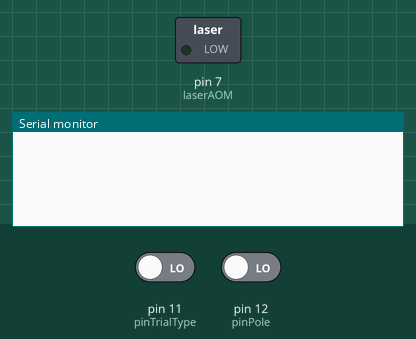
The sketch below on a simulated Arduino Leonardo, built with avr-gcc and run on an emulated ATmega32U4. Parts: switched loads named in the sketch (green lamp = pin HIGH), the last lines printed to the serial monitor. The test bench sets the inputs (shaded band); at power-on: pin 11 (pinTrialType) LOW, pin 12 (pinPole) LOW.

Above: at 1.2 s.
1.3 s: pin 11 (pinTrialType) driven HIGH
At 1.7 s:
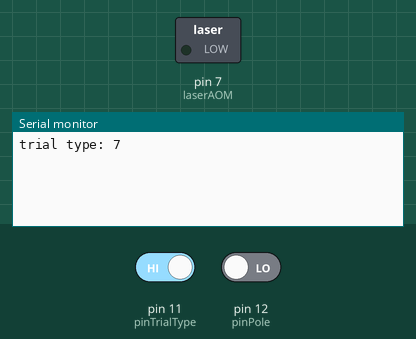
2.8 s: pin 12 (pinPole) driven HIGH
At 3.8 s:
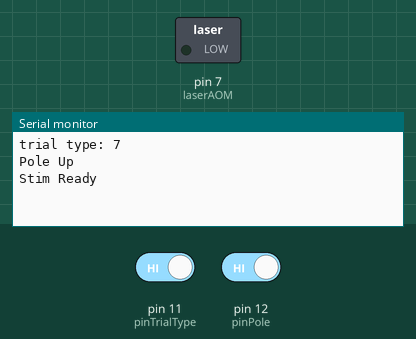
4.3 s: pin 12 (pinPole) driven LOW
At 4.37 s:
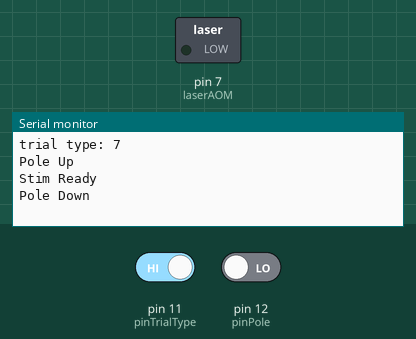

Measured:
- after the input at 1.3 s, the serial monitor: prints a new line after 0.07 s (image 1)
- after the input at 2.8 s, the serial monitor: prints a new line at once (image 2)
- after the input at 4.3 s, the serial monitor: prints a new line at once (image 3)

The sketch:

rtwt_exptest3.ino
```cpp
#include <Math.h>

const float thetaThresholdGo = 0; // -17 for AH0527 // 0 for AH0580
const float thetaThresholdNoGo = -27; // -34 for AH0527 // -27 for AH0580
const int poletime = 200; // in millisecond. Should be 1000 times of poleRetractionTime on the behavior control dialogue

const int bittm = 10200; // in microsecond. Should be same as the bittm in make_and_upload_state_matrix
const int gaptm = 10200; // in microsecond. Should be same as the gaptm in make_and_upload_state_matrix
const int numbits = 3; // number of bits to express trial type. Should be 1 less than numtypes in make_and_upload_state_matrix

int state0 = 0; // state of trial type bitcode arrival
unsigned long state1t_pre = 0;
int state1 = 0; // state of trial type bitcode arrival (1st bit)
unsigned long state1t_post = 0;
unsigned long state2t_pre = 0;
int state2 = 0; // state of trial type bitcode arrival (2nd bit)
unsigned long state2t_post = 0;
unsigned long state3t_pre = 0;
int state3 = 0; // state of trial type bitcode arrival (3rd bit)
unsigned long state3t_post = 0;
unsigned long state_bc_t_pre = 0;
int state_bitcode = 0; // 1 when all the bitcode for the trial type has arrived
unsigned long state_bc_t_post = 0;
int state_stimTrial = 0; // 1 when the trial is identified as "fake" trials

const int pinTrialType = 11;
int pulseTrialType;
const int pinPole = 12;
int inputPole;
int state_poleUp = 0; // if pole is up, 1.
unsigned long state_sp_t_pre = 0;
int state_stimPeriod = 0; // poletime after pole is up. Stimulation effective when 1.
unsigned long state_sp_t_post = 0;

const int laserAOM = 7;
const int delayinmicros = 4000; // in microsec
int lightdur = 2000; // in microsec

unsigned long state_pl_t_pre = 0;
int state_prelaser = 0;
unsigned long state_pl_t_post = 0;

unsigned long state_laser_t_pre = 0;
int state_laser = 0;
unsigned long state_laser_t_post = 0;

int bitcode[numbits]; // bitcode for the trial type
int trialType = 0; // 1 & 2 are normal, go & nogo, respectively. 3 & 4 are those for protraction, 5 & 6 for retraction

int protraction; // 1 for protraction, 0 for retraction
float thetaThreshold;
float Angle;
float temp;
char buf[5];
const int numArray = 5;
float thetaArray[numArray];
float thetaDiff[numArray-1];
int i;

void setup() {
  // put your setup code here, to run once:
pinMode(pinTrialType, INPUT);
pinMode(pinPole, INPUT);
pinMode(laserAOM, OUTPUT);

Serial.begin(115200); // Opens serial port 0, sets data rate to 115,200 bps
Serial1.begin(250000); // Opens serial port 1 (19), sets data rate to 250,000 bps
}

void loop() {
  // put your main code here, to run repeatedly:
  if (Serial1.available()>4) {
 // If serial buffer has 5 or more bytes then read 5 bytes
    Serial1.readBytes(buf, 5);
    if(buf[0]>0) {
    // If whisker found, compute whisker angle
    // Convert receive data to fixed point signed number (16 bit word length and 8 bit integer length)
      Angle = (float)buf[1] + (float)((unsigned char)buf[2])/255;
      if (Angle > 90) {
        temp = Angle - 256;
        Angle = temp;
      }
      Serial.println(Angle);
      for ( i = 0; i < numArray-1; i++){
        thetaArray[i] = thetaArray[i+1];
      }
      thetaArray[numArray-1] = Angle;
      for (i = 0; i < numArray-2; i++) {
        thetaDiff[i] = thetaArray[i+1] - thetaArray[i];
      }
    }
  }

  if (state0 == 0) {
    pulseTrialType = digitalRead(pinTrialType);
    if (pulseTrialType == HIGH) {
      state0 = 1;
      state1t_pre = micros();
    }
  } else if (state1 == 0) {
    state1t_post = micros();
    if ((state1t_post - state1t_pre) > (gaptm + bittm)) {
      pulseTrialType = digitalRead(pinTrialType);
      state1 = 1;
      if (pulseTrialType == HIGH) {
        bitcode[0] = 1;
      } else {
        bitcode[0] = 0;
      }
      state2t_pre = micros();
    }
  } else if (state2 == 0) {
    state2t_post = micros();
    if ((state2t_post - state2t_pre) > (gaptm + bittm)) {
      pulseTrialType = digitalRead(pinTrialType);
      state2 = 1;
      if (pulseTrialType == HIGH) {
        bitcode[1] = 1;
      } else {
        bitcode[1] = 0;
      }
      state3t_pre = micros();
    }
  } else if (state3 == 0) {
    state3t_post = micros();
    if ((state3t_post - state3t_pre) > (gaptm + bittm)) {
      pulseTrialType = digitalRead(pinTrialType);
      state3 = 1;
      if (pulseTrialType == HIGH) {
        bitcode[2] = 1;
      } else {
        bitcode[2] = 0;
      }
      state_bc_t_pre = micros();
    }
  } else if (state_bitcode == 0) { // all bitcode has arrived, but the last bitcode time has not passed yet.
    state_bc_t_post = micros();
    if ((state_bc_t_post - state_bc_t_pre) > bittm) {
      state_bitcode = 1;
      for (i = 0; i < numbits; i = i + 1) {
          trialType += bitcode[i] * (pow(2, i) + 0.1);
      }
      Serial.print("trial type: ");
      Serial.println(trialType);
      if ((trialType == 3) || (trialType == 4) || (trialType == 5) || (trialType == 6)) { // real time stimulation trials
        state_stimTrial = 1;
        if (trialType <5) { // protraction trials
          protraction = 1;
        } else { // retraction trials
          protraction = 0;
        }
        if ((trialType % 2) == 1) { // go trials
          thetaThreshold = thetaThresholdGo;
        } else { // no-go trials
          thetaThreshold = thetaThresholdNoGo;
        }
      }
    }
  }

  if(state_poleUp == 0) {
    inputPole = digitalRead(pinPole);
    if (inputPole == HIGH) {
      state_poleUp = 1;
      Serial.println("Pole Up");
      state_sp_t_pre = micros();
    }
  } else if (state_stimPeriod == 0) {
      state_sp_t_post = micros();
      if ((state_sp_t_post - state_sp_t_pre) > poletime) {
        state_stimPeriod = 1;
        Serial.println("Stim Ready");
      }
  } else {
    inputPole = digitalRead(pinPole);
    if (inputPole == LOW) { // end of trial. Need to reset every states.
      state_poleUp = 0; state_stimPeriod = 0; state0 = 0; state1 = 0; state2 = 0; state3 = 0; state_bitcode = 0;
      state_poleUp = 0; state_prelaser = 0; state_laser = 0;
      Serial.println("Pole Down");
      trialType = 0;
    }
  }

  if (state_stimPeriod == 1) {
    if (state_prelaser == 0) {
      if (protraction == 1) {
        if ((thetaDiff[0] <= 0) && (thetaDiff[1] <= 0) && (thetaDiff[2] <= 0) && (thetaDiff[3] <= 0) && (thetaArray[numArray-2] > thetaThreshold) && (thetaArray[numArray-1] <= thetaThreshold)) {
          state_prelaser = 1;
          state_pl_t_pre = micros();
        }
      } else { // retraction
        if ((thetaDiff[0] >= 0) && (thetaDiff[1] >= 0) && (thetaDiff[2] >= 0) && (thetaDiff[3] >= 0) && (thetaArray[numArray-2] < thetaThreshold) && (thetaArray[numArray-1] >= thetaThreshold)) {
          state_prelaser = 1;
          state_pl_t_pre = micros();
        }
      }
    } else if (state_laser == 0) { // if state_prelaser == 1
      state_pl_t_post = micros();
      if ((state_pl_t_post - state_pl_t_pre) > delayinmicros) {
        state_laser = 1;
        state_laser_t_pre = micros();
        digitalWrite(laserAOM, HIGH);
        Serial.println("laser ON");
      }
    } else { // state_laser = 1;
      state_laser_t_post = micros();
      if ((state_laser_t_post - state_laser_t_pre) > lightdur) { // end of stimulation
        digitalWrite(laserAOM, LOW);
        Serial.println("laser OFF");
        state_laser = 0;
        state_prelaser = 0;
      }
    }
 } // end of if(state_stimPeriod == 1)
}
```
